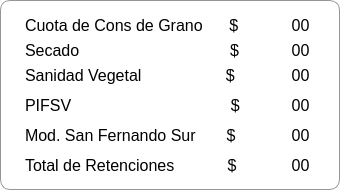
      <widget class="QFrame" name="frame_23">
       <property name="geometry">
        <rect>
         <x>520</x>
         <y>420</y>
         <width>340</width>
         <height>190</height>
        </rect>
       </property>
       <property name="styleSheet">
        <string notr="true">font: 16pt &quot;Bahnschrift&quot;;
border-width:1px;
border-color:rgb(150, 150, 150);
background:rgb(255, 255, 255);
border-style:solid;
border-radius:10px;</string>
       </property>
       <property name="frameShape">
        <enum>QFrame::StyledPanel</enum>
       </property>
       <property name="frameShadow">
        <enum>QFrame::Raised</enum>
       </property>
       <widget class="QLabel" name="Liq_Reten_ConsGrano">
        <property name="geometry">
         <rect>
          <x>20</x>
          <y>10</y>
          <width>221</width>
          <height>31</height>
         </rect>
        </property>
        <property name="styleSheet">
         <string notr="true">font:16px;
border-radius:0px;
background:transparent;
border-color: transparent;</string>
        </property>
        <property name="text">
         <string>Cuota de Cons de Grano      $</string>
        </property>
        <property name="alignment">
         <set>Qt::AlignLeading|Qt::AlignLeft|Qt::AlignVCenter</set>
        </property>
       </widget>
       <widget class="QLabel" name="Liq_Reten_Secado">
        <property name="geometry">
         <rect>
          <x>20</x>
          <y>35</y>
          <width>221</width>
          <height>31</height>
         </rect>
        </property>
        <property name="styleSheet">
         <string notr="true">font:16px;
border-radius:0px;
background:transparent;
border-color: transparent;</string>
        </property>
        <property name="text">
         <string>Secado                                  $</string>
        </property>
        <property name="alignment">
         <set>Qt::AlignLeading|Qt::AlignLeft|Qt::AlignVCenter</set>
        </property>
       </widget>
       <widget class="QLabel" name="Liq_Reten_Sanidad">
        <property name="geometry">
         <rect>
          <x>20</x>
          <y>60</y>
          <width>221</width>
          <height>31</height>
         </rect>
        </property>
        <property name="styleSheet">
         <string notr="true">font:16px;
border-radius:0px;
background:transparent;
border-color: transparent;</string>
        </property>
        <property name="text">
         <string>Sanidad Vegetal                   $</string>
        </property>
        <property name="alignment">
         <set>Qt::AlignLeading|Qt::AlignLeft|Qt::AlignVCenter</set>
        </property>
       </widget>
       <widget class="QLabel" name="Liq_Reten_PIFSV">
        <property name="geometry">
         <rect>
          <x>20</x>
          <y>90</y>
          <width>221</width>
          <height>31</height>
         </rect>
        </property>
        <property name="styleSheet">
         <string notr="true">font:16px;
border-radius:0px;
background:transparent;
border-color: transparent;</string>
        </property>
        <property name="text">
         <string>PIFSV                                    $</string>
        </property>
        <property name="alignment">
         <set>Qt::AlignLeading|Qt::AlignLeft|Qt::AlignVCenter</set>
        </property>
       </widget>
       <widget class="QLabel" name="Liq_Reten_Modulo">
        <property name="geometry">
         <rect>
          <x>20</x>
          <y>120</y>
          <width>221</width>
          <height>31</height>
         </rect>
        </property>
        <property name="styleSheet">
         <string notr="true">font:16px;
border-radius:0px;
background:transparent;
border-color: transparent;</string>
        </property>
        <property name="text">
         <string>Mod. San Fernando Sur       $</string>
        </property>
        <property name="alignment">
         <set>Qt::AlignLeading|Qt::AlignLeft|Qt::AlignVCenter</set>
        </property>
       </widget>
       <widget class="QLabel" name="Liq_Reten_Total">
        <property name="geometry">
         <rect>
          <x>20</x>
          <y>150</y>
          <width>221</width>
          <height>31</height>
         </rect>
        </property>
        <property name="styleSheet">
         <string notr="true">font:16px;
border-radius:0px;
background:transparent;
border-color: transparent;</string>
        </property>
        <property name="text">
         <string>Total de Retenciones            $</string>
        </property>
        <property name="alignment">
         <set>Qt::AlignLeading|Qt::AlignLeft|Qt::AlignVCenter</set>
        </property>
       </widget>
       <widget class="QLabel" name="Liq_Reten_ConsGrano_edit">
        <property name="geometry">
         <rect>
          <x>280</x>
          <y>10</y>
          <width>41</width>
          <height>31</height>
         </rect>
        </property>
        <property name="styleSheet">
         <string notr="true">font:16px;
border-radius:0px;
background:transparent;
border-color: transparent;</string>
        </property>
        <property name="text">
         <string>00</string>
        </property>
        <property name="alignment">
         <set>Qt::AlignCenter</set>
        </property>
       </widget>
       <widget class="QLabel" name="Liq_Reten_Secado_edit">
        <property name="geometry">
         <rect>
          <x>280</x>
          <y>35</y>
          <width>41</width>
          <height>31</height>
         </rect>
        </property>
        <property name="styleSheet">
         <string notr="true">font:16px;
border-radius:0px;
background:transparent;
border-color: transparent;</string>
        </property>
        <property name="text">
         <string>00</string>
        </property>
        <property name="alignment">
         <set>Qt::AlignCenter</set>
        </property>
       </widget>
       <widget class="QLabel" name="Liq_Reten_Sanidad_edit">
        <property name="geometry">
         <rect>
          <x>280</x>
          <y>60</y>
          <width>41</width>
          <height>31</height>
         </rect>
        </property>
        <property name="styleSheet">
         <string notr="true">font:16px;
border-radius:0px;
background:transparent;
border-color: transparent;</string>
        </property>
        <property name="text">
         <string>00</string>
        </property>
        <property name="alignment">
         <set>Qt::AlignCenter</set>
        </property>
       </widget>
       <widget class="QLabel" name="Liq_Reten_PIFSV_edit">
        <property name="geometry">
         <rect>
          <x>280</x>
          <y>90</y>
          <width>41</width>
          <height>31</height>
         </rect>
        </property>
        <property name="styleSheet">
         <string notr="true">font:16px;
border-radius:0px;
background:transparent;
border-color: transparent;</string>
        </property>
        <property name="text">
         <string>00</string>
        </property>
        <property name="alignment">
         <set>Qt::AlignCenter</set>
        </property>
       </widget>
       <widget class="QLabel" name="Liq_Reten_Modulo_edit">
        <property name="geometry">
         <rect>
          <x>280</x>
          <y>120</y>
          <width>41</width>
          <height>31</height>
         </rect>
        </property>
        <property name="styleSheet">
         <string notr="true">font:16px;
border-radius:0px;
background:transparent;
border-color: transparent;</string>
        </property>
        <property name="text">
         <string>00</string>
        </property>
        <property name="alignment">
         <set>Qt::AlignCenter</set>
        </property>
       </widget>
       <widget class="QLabel" name="Liq_Reten_Total_edit">
        <property name="geometry">
         <rect>
          <x>280</x>
          <y>150</y>
          <width>41</width>
          <height>31</height>
         </rect>
        </property>
        <property name="styleSheet">
         <string notr="true">font:16px;
border-radius:0px;
background:transparent;
border-color: transparent;</string>
        </property>
        <property name="text">
         <string>00</string>
        </property>
        <property name="alignment">
         <set>Qt::AlignCenter</set>
        </property>
       </widget>
      </widget>
